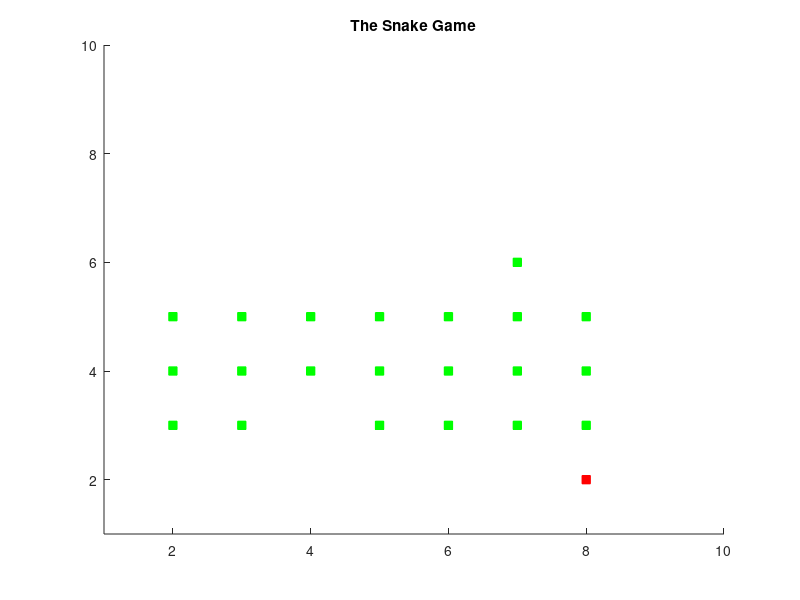

Write the MATLAB code that produced this figure.
% 
function Snake_Game
    gridsize = 10;
    figure;
    axis([1 gridsize 1 gridsize]);
    hold on;
    title('The Snake Game');
    
    % Starting positions
    snake = [2, 5; 3, 5; 4, 5]; % Initial snake position
    apple = [5,8];
    
    
    apple = [randi(gridsize), randi(gridsize)]; % Initial apple position
    
    % Plot initial snake and apple
    snakePlot = plot(snake(:, 1), snake(:, 2), 'gs', 'MarkerFaceColor', 'g');
    applePlot = plot(apple(1), apple(2), 'rs', 'MarkerFaceColor', 'r');
    

    % Game loop
    while true
        % Get the current head of the snake
        head = snake(end, :);
        

        % Choose the direction to move
        direction = chooseDirection(head, apple, snake, gridsize);
        
        % Calculate the new head position
        newhead = head + direction;
        
        % Check for game over conditions
        if newhead(1) < 1 || newhead(1) > gridsize || newhead(2) < 1 || newhead(2) > gridsize
            msgbox('HIT THE WALL');
            break;
        end
        
        if ismember(newhead, snake, 'rows')
            msgbox('SELF DESTRUCTION');
            break;
        end
        
        % Makes snake grow when eats the apple
        if isequal(newhead, apple)
            % Grow the snake
            snake = [snake; newhead];
            % Generates another apple
            apple = [randi(gridsize), randi(gridsize)];
        else
            % Move the snake forward
            snake = [snake(2:end, :); newhead];
        end
        
        % Update plot
        set(snakePlot, 'XData', snake(:, 1), 'YData', snake(:, 2));
        set(applePlot, 'XData', apple(1), 'YData', apple(2));
        
        % Speed of snake
        pause(0.20);
    end
end


% How the snake moves
function direction = chooseDirection(head, apple, snake, gridsize)
    % Possible directions: right, left, up, down
    directions = [0, 1; 0, -1; -1, 0; 1, 0];
    
    bestDirection = [0, 0];
    minDistance = inf;
    
    % Where to go
    for i = 1:size(directions, 1)
        newHead = head + directions(i, :);
        


        % Make sure snake head is in boundaries also not hitting itself
        if newHead(1) >= 1 && newHead(1) <= gridsize && ...
           newHead(2) >= 1 && newHead(2) <= gridsize && ...
           ~ismember(newHead, snake, 'rows')
           
            % Calculate the distance to the apple
            distance = norm(newHead - apple);
            
            % Choose shortest distance
            if distance < minDistance
                minDistance = distance;
                bestDirection = directions(i, :);
            end
        end
    end
    
    direction = bestDirection;
end
